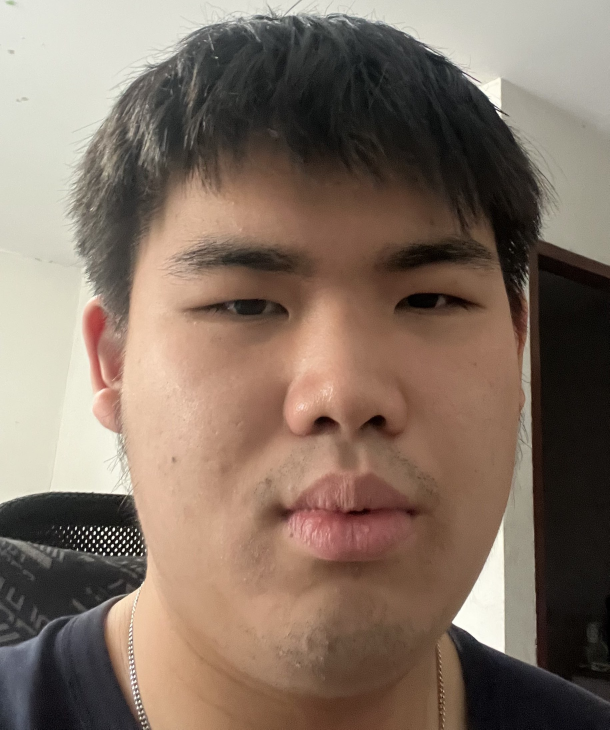
#> input picture ref_img.jpg, 1828 x 2188 px (shown at 1/3 size); the run also reads 1 picture not shown here
$ python 'main harr compare.py'
#> lines starting #> are read from the running program, lines starting #| are printed output that depends on the picture
import cv2
import numpy as np

# Load the Haar Cascade Classifier for face detection
face_cascade = cv2.CascadeClassifier('haarcascade_frontalface_default.xml')

# Load the reference image and convert it to grayscale
img_ref = cv2.imread('ref_img.jpg')
#> img_ref is the input picture: shape (2188, 1828, 3); mean B, G, R 99.7, 113.1, 131
gray_ref = cv2.cvtColor(img_ref, cv2.COLOR_BGR2GRAY)
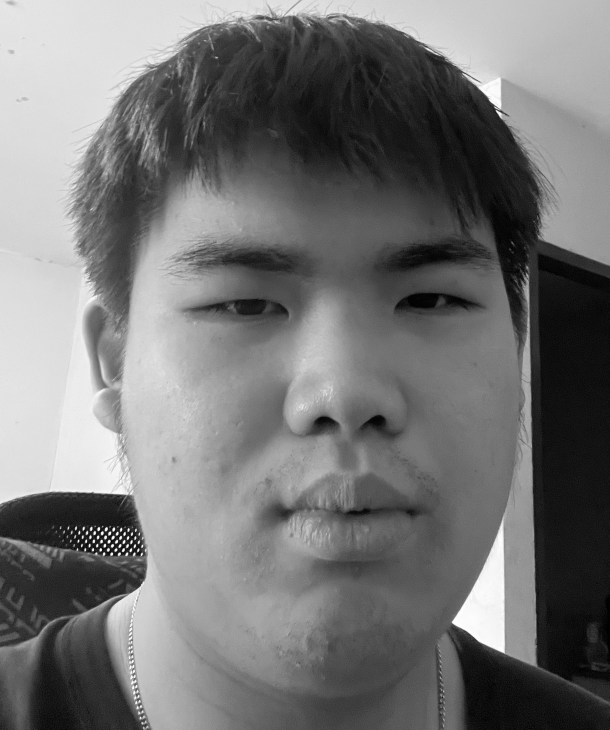
#> gray_ref: shape (2188, 1828) (shown at 1/3 size); min 0, max 255, mean 116.9

# Detect faces in the reference image
faces_ref = face_cascade.detectMultiScale(gray_ref, scaleFactor=1.1, minNeighbors=5)
#> faces_ref = [[309, 367, 1382, 1382]]

# Extract the first face region from the reference image
(x_ref, y_ref, w_ref, h_ref) = faces_ref[0]
#> x_ref = 309; y_ref = 367; w_ref = 1382; h_ref = 1382
face_ref = gray_ref[y_ref:y_ref+h_ref, x_ref:x_ref+w_ref]
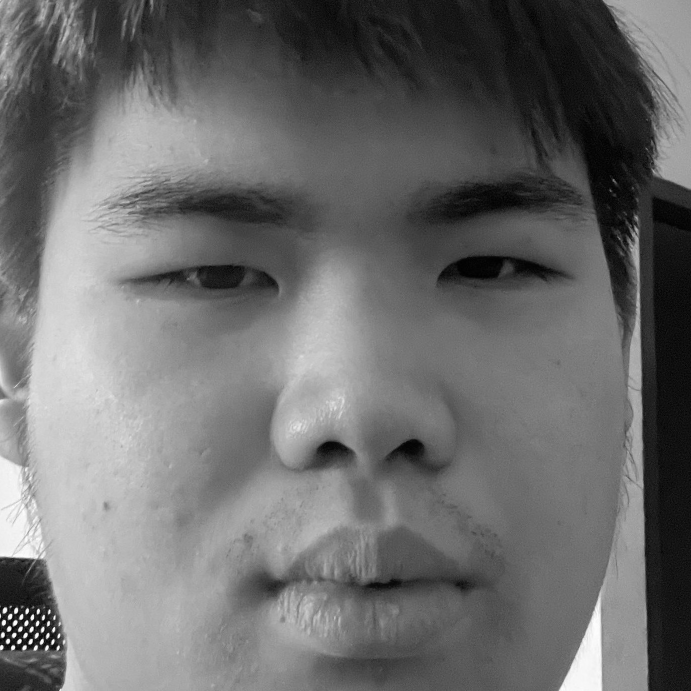
#> face_ref: shape (1382, 1382) (shown at 1/2 size); min 0, max 255, mean 108

# Resize the reference face region to a standard size
face_ref = cv2.resize(face_ref, (100, 100))
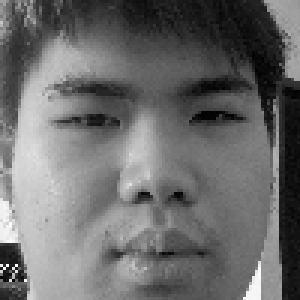
#> face_ref: shape (100, 100) (shown 3 times larger); min 2, max 253, mean 107.9

# Load the test image and convert it to grayscale
img_test = cv2.imread('test_img.jpg')
gray_test = cv2.cvtColor(img_test, cv2.COLOR_BGR2GRAY)

# Detect faces in the test image
faces_test = face_cascade.detectMultiScale(gray_test, scaleFactor=1.1, minNeighbors=5)
#> faces_test = [[309, 367, 1382, 1382]]

# Extract the first face region from the test image
(x_test, y_test, w_test, h_test) = faces_test[0]
#> x_test = 309; y_test = 367; w_test = 1382; h_test = 1382
face_test = gray_test[y_test:y_test+h_test, x_test:x_test+w_test]

# Resize the test face region to a standard size
face_test = cv2.resize(face_test, (100, 100))

# Compute the Euclidean distance between the two faces
dist = np.linalg.norm(face_ref - face_test)
#> dist = 0

# Set a threshold for the distance
threshold = 50

# If the distance is below the threshold, the faces are a match
if dist < threshold:
    print('Faces match!')
else:
    print('Faces do not match.')
